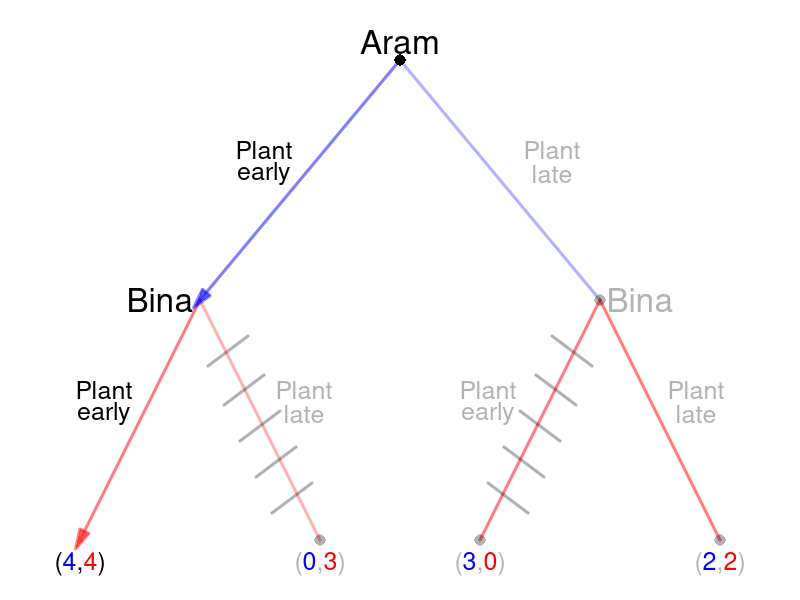

Write R code to recreate this figure.
require(shape)
pdf(file = "people/sequential_palanpur_solved_v2.pdf", width = 9, height = 7)

#Set parameters for graphics
axislabelsize <- 1.5
labelsize <- 2
actionlabelsize <- 1.5
graphlinewidth <- 3
segmentlinewidth <- 2
nodesize <- 1.5
fadelevel <- 0.3

COL <- c("#7fc97f", "#beaed4", "#fdc086", "#ffff99", "#386cb0", "#f0027f", "#bf5b17", "#666666")
COLA <- c("#99d8c9","#66c2a4","#41ae76", "#238b45", "#005824")
COLB <- c("#4eb3d3", "#2b8cbe", "#0868ac","#084081")

par(mar =  c(0, 0, 0, 0))

xlims <- c(0, 10)
ylims <- c(0, 10)

npts <- 501 
x <- seq(xlims[1], xlims[2], length.out = npts)
y <- seq(ylims[1], ylims[2], length.out = npts) 

plot(0, 0, xlim = xlims, ylim = ylims, type = "n",
     xlab = expression(paste("")),
     ylab = expression(paste("")), 
     xaxt = "n", 
     yaxt = "n", 
     cex.lab = axislabelsize, 
     bty = "n",
     xaxs="i", 
     yaxs="i")

ticksy <- seq(from = 0, to = ylims[2], by = 2)
ylabels <- seq(from = 0, to = ylims[2], by = 2)
ticksx <- seq(from = 0, to = xlims[2], by = 2)
xlabels <- seq(from = 0, to = xlims[2], by = 2)

#segments(5, 9, 2.5, 5, lty = 1, col = rgb(0, 0, 1, 0.5), lwd = graphlinewidth)
#Plant late
segments(5, 9, 7.5, 5, lty = 1, col = rgb(0, 0, 1, fadelevel), lwd = graphlinewidth)

#Branches for Bina
#From Aram planting early
#Bina plants early
Arrows(2.5, 5, 1, 1, col = rgb(1, 0, 0, 0.5), lty = 1, lwd = 3, arr.type = "triangle")
#segments(2.5, 5, 1, 1, lty = 1, col = rgb(1, 0, 0, 0.5), lwd = graphlinewidth)
#Bina plants late
segments(2.5, 5, 4, 1, lty = 1, col = rgb(1, 0, 0, fadelevel), lwd = graphlinewidth)

#Branches for Aram
#Plant early
Arrows(5, 9, 2.5, 5, col = rgb(0, 0, 1, 0.5), lty = 1, lwd = 3, arr.type = "triangle")


#From Aram plants late
#Bina plants early
segments(7.5, 5, 6, 1, lty = 1, col = rgb(1, 0, 0, 0.5), lwd = graphlinewidth)


#Bina plants late
segments(7.5, 5, 9, 1, lty = 1, col = rgb(1, 0, 0, 0.5), lwd = graphlinewidth)

#Initial node
points(5, 9, pch = 16, col = "black", cex = nodesize)

#P1 Nodes
#points(2.5, 5, pch = 16, col = "black", cex = nodesize)
points(7.5, 5, pch = 16, col = rgb(0,0,0,fadelevel), cex = nodesize)

#P2 Terminal Nodes
#points(1, 1, pch = 16, col = "black", cex = nodesize)
points(4, 1, pch = 16, col = rgb(0,0,0,fadelevel), cex = nodesize)
points(6, 1, pch = 16, col = rgb(0,0,0,fadelevel), cex = nodesize)
points(9, 1, pch = 16, col = rgb(0,0,0,fadelevel), cex = nodesize)

text(5, 9.3, expression(paste("Aram")), cex = labelsize)

text(3.3, 7.5, expression(paste("Plant")), cex = actionlabelsize)
text(3.3, 7.1, expression(paste("early")), cex = actionlabelsize)
text(6.9, 7.5, expression(paste("Plant")), cex = actionlabelsize, col = rgb(0, 0, 0, fadelevel))
text(6.9, 7.1, expression(paste("late")), cex = actionlabelsize, col = rgb(0, 0, 0, fadelevel))


text(2, 5, expression(paste("Bina")), cex = labelsize)
text(1.3, 3.5, expression(paste("Plant")), cex = actionlabelsize)
text(1.3, 3.1, expression(paste("early")), cex = actionlabelsize)
text(3.8, 3.5, expression(paste("Plant")), cex = actionlabelsize, col = rgb(0,0,0,fadelevel))
text(3.8, 3.1, expression(paste("late")), cex = actionlabelsize, col = rgb(0,0,0,fadelevel))


text(8, 5, expression(paste("Bina")), cex = labelsize, col = rgb(0,0,0,fadelevel))
text(6.1, 3.5, expression(paste("Plant")), cex = actionlabelsize, col = rgb(0,0,0,fadelevel))
text(6.1, 3.1, expression(paste("early")), cex = actionlabelsize, col = rgb(0,0,0,fadelevel))
text(8.7, 3.5, expression(paste("Plant")), cex = actionlabelsize, col = rgb(0,0,0,fadelevel))
text(8.7, 3.1, expression(paste("late")), cex = actionlabelsize, col = rgb(0,0,0,fadelevel))

#Payoffs 

text(1, .6, expression("(" * phantom("4") * "," * phantom("4") * ")"), cex = actionlabelsize)
text(1, .6, expression(phantom("(") * "4" * phantom(",") * phantom("4") * phantom(")")), col = rgb(0, 0, 1, 1),  cex = actionlabelsize)
text(1, .6, expression(phantom("(") * phantom("4") * phantom(",") * "4" * phantom(")")), col = rgb(1, 0, 0, 1), cex = actionlabelsize)

text(4, .6, expression("(" * phantom("0") * "," * phantom("3") * ")"), cex = actionlabelsize,col = rgb(0,0,0,fadelevel))
text(4, .6, expression(phantom("(") * "0" * phantom(",") * phantom("3") * phantom(")")), col = rgb(0, 0, 1, 1,fadelevel),  cex = actionlabelsize)
text(4, .6, expression(phantom("(") * phantom("0") * phantom(",") * "3" * phantom(")")), col = rgb(1, 0, 0, 1,fadelevel), cex = actionlabelsize)

text(6, .6, expression("(" * phantom("3") * "," * phantom("0") * ")"), cex = actionlabelsize,col = rgb(0,0,0,fadelevel))
text(6, .6, expression(phantom("(") * "3" * phantom(",") * phantom("0") * phantom(")")), col = rgb(0, 0, 1, 1,fadelevel),  cex = actionlabelsize)
text(6, .6, expression(phantom("(") * phantom("3") * phantom(",") * "0" * phantom(")")), col = rgb(1, 0, 0, 1,fadelevel), cex = actionlabelsize)

text(9, .6, expression("(" * phantom("2") * "," * phantom("2") * ")"), cex = actionlabelsize, col = rgb(0,0,0,fadelevel))
text(9, .6, expression(phantom("(") * "2" * phantom(",") * phantom("2") * phantom(")")), col = rgb(0, 0, 1, 1,fadelevel),  cex = actionlabelsize)
text(9, .6, expression(phantom("(") * phantom("2") * phantom(",") * "2" * phantom(")")), col = rgb(1, 0, 0, 1,fadelevel), cex = actionlabelsize)

#Cutting branch plant late when A plants early
segments(2.6, 3.9, 3.1, 4.4, lty = 1, col = rgb(0,0,0,fadelevel), lwd = graphlinewidth)
segments(2.8, 3.25, 3.3, 3.75, lty = 1, col = rgb(0,0,0,fadelevel), lwd = graphlinewidth)
segments(3, 2.65, 3.5, 3.15, lty = 1, col = rgb(0,0,0,fadelevel), lwd = graphlinewidth)
segments(3.2, 2.05, 3.7, 2.55, lty = 1, col = rgb(0,0,0,fadelevel), lwd = graphlinewidth)
segments(3.4, 1.45, 3.9, 1.95, lty = 1, col = rgb(0,0,0,fadelevel), lwd = graphlinewidth)


#Cutting branch plant late when A plants
segments(7.4, 3.9, 6.9, 4.4, lty = 1, col = rgb(0,0,0,fadelevel), lwd = graphlinewidth)
segments(7.2, 3.25, 6.7, 3.75, lty = 1, col = rgb(0,0,0,fadelevel), lwd = graphlinewidth)
segments(7, 2.65, 6.5, 3.15, lty = 1, col = rgb(0,0,0,fadelevel), lwd = graphlinewidth)
segments(6.8, 2.05, 6.3, 2.55, lty = 1, col = rgb(0,0,0,fadelevel), lwd = graphlinewidth)
segments(6.6, 1.45, 6.1, 1.95, lty = 1, col = rgb(0,0,0,fadelevel), lwd = graphlinewidth)

#Cutting branch plant late for A given B's actions
# segments(5.25, 7.9, 5.75, 8.4, lty = 1, col = rgb(0,0,0,fadelevel), lwd = graphlinewidth)
# segments(5.65, 7.3, 6.15, 7.8, lty = 1, col = rgb(0,0,0,fadelevel), lwd = graphlinewidth)
# segments(6.05, 6.7, 6.55, 7.2, lty = 1, col = rgb(0,0,0,fadelevel), lwd = graphlinewidth)
# segments(6.45, 6.1, 6.95, 6.6, lty = 1, col = rgb(0,0,0,fadelevel), lwd = graphlinewidth)
# segments(6.85, 5.5, 7.35, 6, lty = 1, col = rgb(0,0,0,fadelevel), lwd = graphlinewidth)


dev.off()
